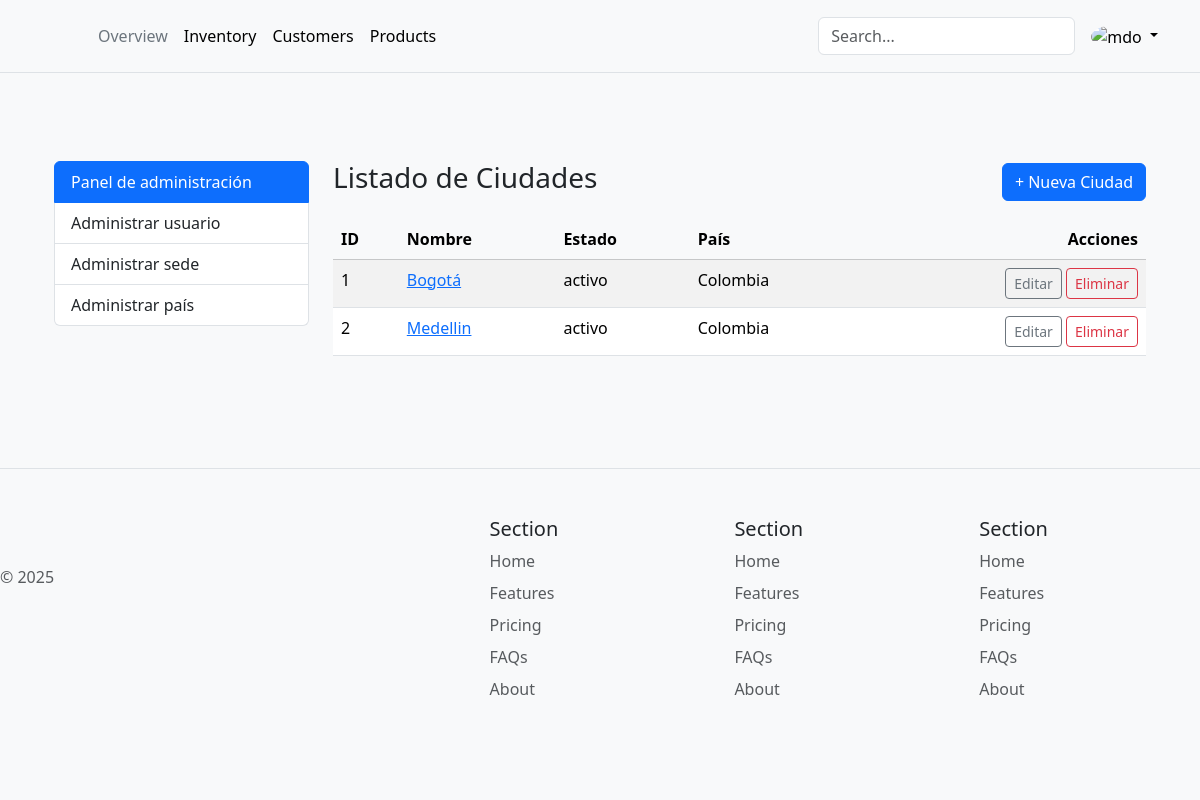
Page /adminis/ciudad/ (signed in) on the committed database.
### adminis/models.py (models this page shows, shortened)
class Ciudad(models.Model):
    ESTADO = (
        (0, 'inactivo'),
        (1, 'activo')
    )
    idCiudad = models.AutoField(primary_key=True, db_column='idCiudad')
    nombre = models.CharField(max_length=45, null=True, db_column='nombre')
    estado = models.IntegerField(choices=ESTADO, null=True, default=1,db_column='estado')
    Pais = models.ForeignKey(
        Pais,
        on_delete=models.PROTECT,
        db_column='Pais_idPais',
        related_name='ciudades',
        null=True,
        blank=True
    )
    class Meta:
        db_table = 'Ciudad'
        managed = True
        verbose_name = 'Ciudad'
        verbose_name_plural = 'Ciudades'

class Pais(models.Model):
    ESTADO = (
        (0, 'inactivo'),
        (1, 'activo')
    )
    idPais = models.AutoField(primary_key=True, db_column='idPais')
    Nombre = models.CharField(max_length=45, null=True, db_column='Nombre')
    estado = models.IntegerField(choices=ESTADO, null=True, default=1,db_column='estado')
    class Meta:
        db_table = 'Pais'
        managed = True
        verbose_name = 'País'
        verbose_name_plural = 'Países'

### adminis/views.py (the view)
# urls.py: path('ciudad/', CiudadListView.as_view(), name='list_ciudad'),
class CiudadListView(LoginRequiredMixin, ListView):
    model = Ciudad
    template_name = 'ciudad/ciudad_list.html'
    context_object_name = 'ciudades'

### adminis/templates/ciudad/ciudad_list.html
{% extends "base.html" %}
{% block content %}
<div class="container mt-4">
  <div class="row">
    <nav class="col-12 col-md-3 mb-4 mb-md-0">
      <div class="list-group">
        <span class="list-group-item list-group-item-action active">
          Panel de administración
        </span>
        <a href="{% url 'adminis:list_usuario' %}" class="list-group-item list-group-item-action">Administrar usuario</a>
        <a href="{% url 'adminis:list_sede' %}" class="list-group-item list-group-item-action">Administrar sede</a>
        <a href="{% url 'adminis:list_pais' %}" class="list-group-item list-group-item-action">Administrar país</a>
      </div>
    </nav>
    <div class="col-12 col-md-9">
      <div class="d-flex justify-content-between align-items-center mb-3">
        <h1 class="h3">Listado de Ciudades</h1>
        <a href="{% url 'adminis:create_ciudad' %}" class="btn btn-primary">
          + Nueva Ciudad
        </a>
      </div>
      <table class="table table-striped table-hover">
        <thead class="table-light">
          <tr>
            <th>ID</th>
            <th>Nombre</th>
            <th>Estado</th>
            <th>País</th>
            <th class="text-end">Acciones</th>
          </tr>
        </thead>
        <tbody>
          {% for ciudad in ciudades %}
          <tr>
            <td>{{ ciudad.idCiudad }}</td>
            <td>
              <a href="{% url 'adminis:update_ciudad' ciudad.pk %}">{{ ciudad.nombre }}</a>
            </td>
            <td>{{ ciudad.get_estado_display }}</td>
            <td>{{ ciudad.Pais.Nombre }}</td>
            <td class="text-end">
              <a href="{% url 'adminis:update_ciudad' ciudad.pk %}" class="btn btn-sm btn-outline-secondary">Editar</a>
              <a href="{% url 'adminis:delete_ciudad' ciudad.pk %}" class="btn btn-sm btn-outline-danger">Eliminar</a>
            </td>
          </tr>
          {% empty %}
          <tr>
            <td colspan="5" class="text-center">No hay ciudades registradas.</td>
          </tr>
          {% endfor %}
        </tbody>
      </table>
    </div>
  </div>
</div>
{% endblock %}

### templates/base.html (style rules this page uses)
:root { --bs-primary: #d39e2e; --bs-primary-rgb: 211,158,46; --bs-body-color: #333; --bs-body-bg: #f9f9f9; }
body { color: var(--bs-body-color); background-color: var(--bs-body-bg) !important; }

### rows in the picture
Ciudad: idCiudad "1", nombre "Bogotá", estado "activo", Pais.Nombre "Colombia"
Ciudad: idCiudad "2", nombre "Medellin", estado "activo", Pais.Nombre "Colombia"
